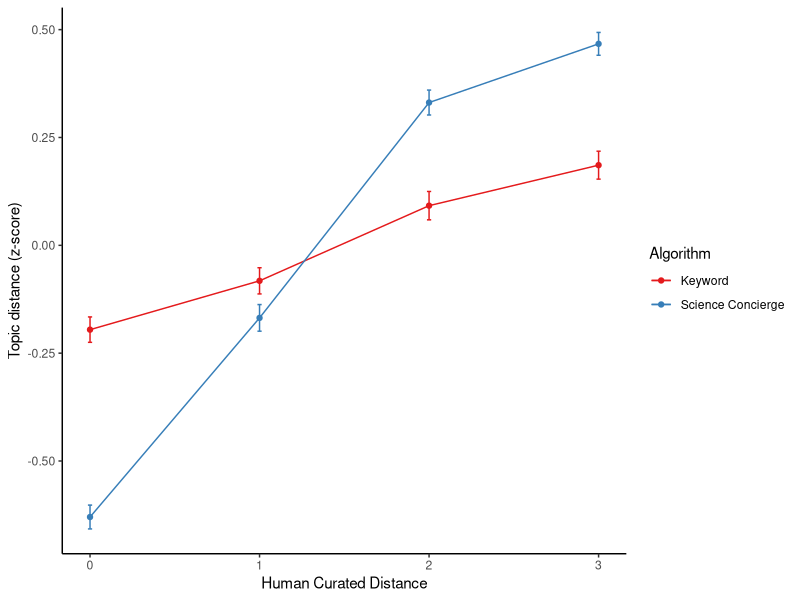

The R script that drew this image:
library(ggplot2)
library(reshape2)
library(ggthemes)
library(scales)
library(grid)
library(plyr)

mean_point <- stat_summary(fun.y = 'mean', geom = 'point', position = position_dodge(width = 0.0))
mean_line <- stat_summary(fun.y = 'mean', geom = 'line', position = position_dodge(width = 0.0))
se_error <- stat_summary(fun.data = 'mean_se', geom = 'errorbar', width = 0.05, position = position_dodge(width = 0.0))

experiments <- read.csv('data//human_vs_topic_distance.csv')
experiments$abstact_distance <- scale(experiments$abstact_distance)
experiments$keyword_distance <- scale(experiments$keyword_distance)
experiments_melt <- melt(experiments, id.vars = c('poster_number', 'human_distance'))

experiments_melt$variable <- revalue(experiments_melt$variable,
                                    c("abstact_distance"="Science Concierge",
                                      "keyword_distance"="Keyword"))

experiments_melt$variable <- factor(experiments_melt$variable,
                                    c('Keyword', 'Science Concierge'))

pdf('figures/human_vs_topic_distance.pdf', width=6, height=3)
ggplot(experiments_melt, aes(x = human_distance, y = value, color=variable))  +
  mean_point +
  mean_line +
  se_error +
  scale_color_brewer(palette = 6, type = 'qual', name = 'Algorithm') +
  ylab('Topic distance (z-score)') +
  xlab('Human Curated Distance') +
  theme_classic()
dev.off()

# Spearman correlation
cor.test(experiments$human_distance, experiments$abstact_distance, method = "spearman")
cor.test(experiments$human_distance, experiments$keyword_distance, method = "spearman")